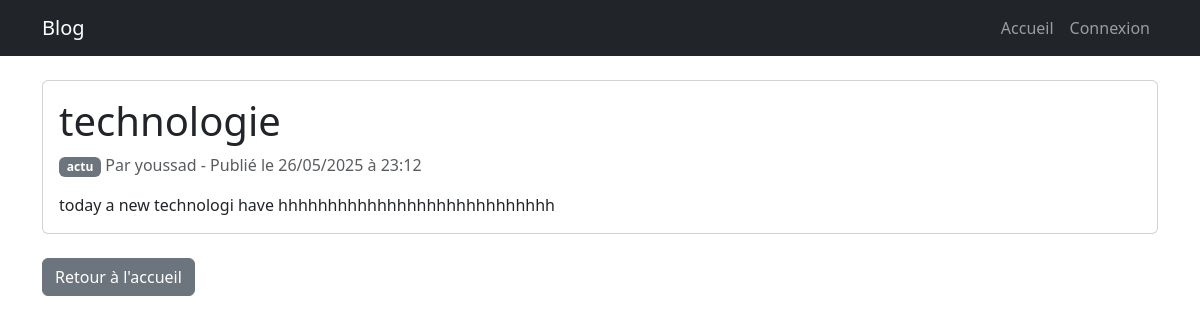
The page /article/5/ on the database its author committed.
### articles/models.py (models this page shows, shortened)
class Article(models.Model):
    CATEGORIES = [
        ('django', 'Django'),
        ('python', 'Python'),
        ('actu', 'Actualités'),
    ]
    titre = models.CharField(max_length=200)
    contenu = RichTextField()
    categorie = models.CharField(max_length=20, choices=CATEGORIES)
    date_creation = models.DateTimeField(auto_now_add=True)
    auteur = models.ForeignKey(User, on_delete=models.CASCADE)
    class Meta:
        ordering = ['-date_creation']
        verbose_name = "Article"
        verbose_name_plural = "Articles"

### articles/views.py (the view)
# urls.py: path('article/<int:pk>/', views.detail_article, name='detail_article'),
def detail_article(request, pk):
    article = get_object_or_404(Article, pk=pk)
    return render(request, 'articles/detail_article.html', {'article': article})

### articles/templates/articles/detail_article.html (shortened to what this page needs)
{% extends 'articles/base.html' %}
{% block content %}
<div class="card">
    <div class="card-body">
        <h1 class="card-title">{{ article.titre }}</h1>
        <div class="text-muted mb-3">
            <span class="badge bg-secondary">{{ article.categorie }}</span>
            Par {{ article.auteur.username }} -
            Publié le {{ article.date_creation|date:"d/m/Y à H:i" }}
        </div>
        <div class="article-content">
            {{ article.contenu|safe }}
        </div>
    </div>
</div>
<div class="mt-4">
    <a href="{% url 'accueil' %}" class="btn btn-secondary">Retour à l'accueil</a>
</div>
{% endblock %}

### rows shown on the page
Article: titre "technologie", categorie "actu", auteur.username "youssad", date_creation "26/05/2025 à 23:12", contenu "today a new technologi have hhhhhhhhhhhhhhhhhhhhhhhhhhhh"
